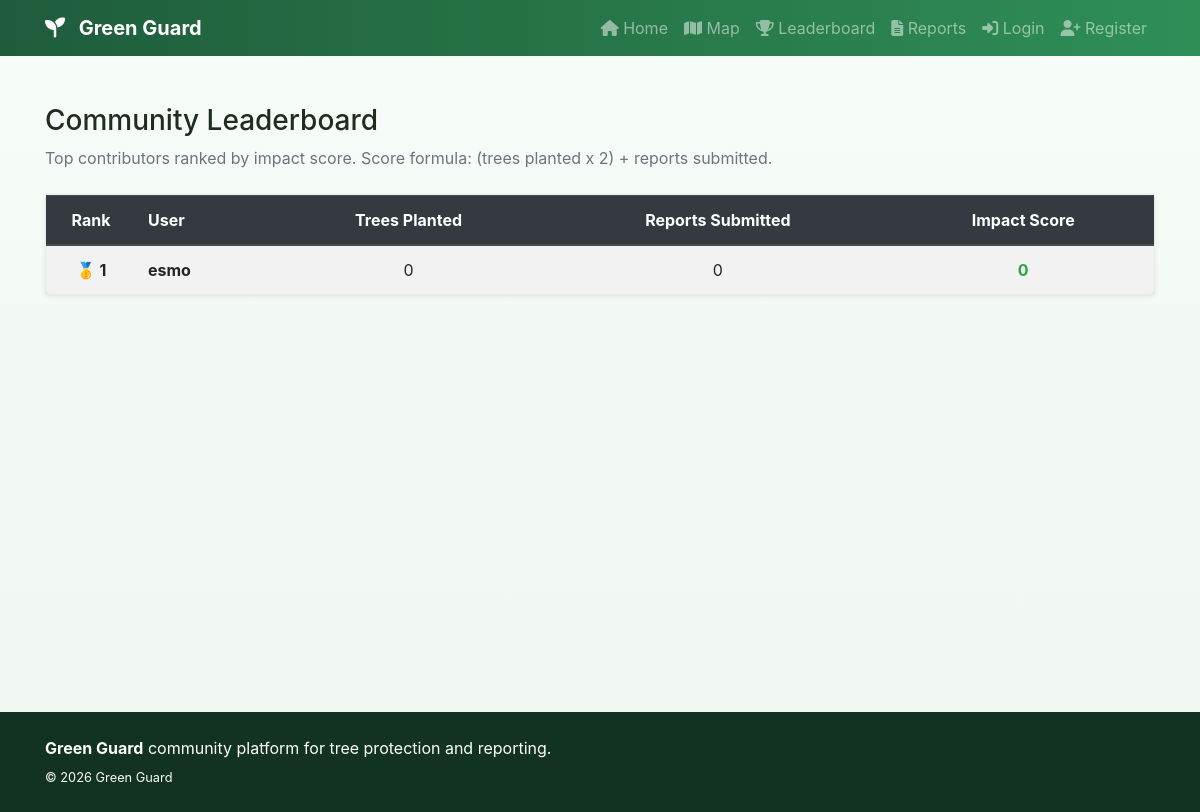
The app's page /leaderboard with its own data.
### models.py (models this page shows)
class User(UserMixin, db.Model):
    id = db.Column(db.Integer, primary_key=True)
    username = db.Column(db.String(80), unique=True, nullable=False)
    email = db.Column(db.String(120), unique=True, nullable=False)
    password_hash = db.Column(db.String(255), nullable=False)
    is_admin = db.Column(db.Boolean, default=False, nullable=False)
    created_at = db.Column(
        db.DateTime, default=datetime.utcnow, nullable=False)
    tree_records = db.relationship(
        "TreeRecord", backref="user", lazy=True, cascade="all, delete-orphan"
    )
    cutting_reports = db.relationship(
        "CuttingReport", backref="user", lazy=True, cascade="all, delete-orphan"
    )

### routes/main.py (the view)
@main_bp.route("/leaderboard")
def leaderboard():
    tree_totals = dict(
        db.session.query(TreeRecord.user_id, db.func.sum(TreeRecord.quantity))
        .group_by(TreeRecord.user_id)
        .all()
    )
    report_counts = dict(
        db.session.query(CuttingReport.user_id,
                         db.func.count(CuttingReport.id))
        .group_by(CuttingReport.user_id)
        .all()
    )
    rows = []
    for user in User.query.filter_by(is_admin=False).all():
        trees_planted = int(tree_totals.get(user.id, 0) or 0)
        reports_submitted = int(report_counts.get(user.id, 0) or 0)
        score = trees_planted * 2 + reports_submitted
        rows.append(
            {
                "user": user,
                "trees_planted": trees_planted,
                "reports_submitted": reports_submitted,
                "score": score,
            }
        )
    rows.sort(
        key=lambda item: (
            item["score"],
            item["trees_planted"],
            item["reports_submitted"],
            item["user"].username.lower(),
        ),
        reverse=True,
    )
    for index, item in enumerate(rows, start=1):
        item["rank"] = index
    return render_template("leaderboard.html", leaderboard=rows)

### templates/leaderboard.html (shortened to what this page needs)
{% extends 'base.html' %}
{% block content %}
  <div class="container my-5">
    <div class="row mb-4">
      <div class="col-12">
        <h1 class="h3 mb-2">Community Leaderboard</h1>
        <p class="text-muted mb-0">Top contributors ranked by impact score. Score formula: (trees planted x 2) + reports submitted.</p>
      </div>
    </div>
    {% if leaderboard %}
      <div class="card shadow-sm">
        <div class="card-body p-0">
          <div class="table-responsive">
            <table class="table table-striped table-hover mb-0">
              <thead class="thead-dark">
                <tr>
                  <th scope="col" class="text-center" style="width: 90px;">Rank</th>
                  <th scope="col">User</th>
                  <th scope="col" class="text-center">Trees Planted</th>
                  <th scope="col" class="text-center">Reports Submitted</th>
                  <th scope="col" class="text-center">Impact Score</th>
                </tr>
              </thead>
              <tbody>
                {% for entry in leaderboard %}
                  <tr {% if current_user.is_authenticated and current_user.id == entry.user.id %}class="table-success"{% endif %}>
                    <td class="text-center font-weight-bold">
                      {% if entry.rank == 1 %}
                        <span title="1st place">🥇 1</span>
                      {% elif entry.rank == 2 %}
                        <span title="2nd place">🥈 2</span>
                      {% elif entry.rank == 3 %}
                        <span title="3rd place">🥉 3</span>
                      {% else %}
                        {{ entry.rank }}
                      {% endif %}
                    </td>
                    <td>
                      <strong>{{ entry.user.username }}</strong>
                    </td>
                    <td class="text-center">{{ entry.trees_planted }}</td>
                    <td class="text-center">{{ entry.reports_submitted }}</td>
                    <td class="text-center font-weight-bold text-success">{{ entry.score }}</td>
                  </tr>
                {% endfor %}
              </tbody>
            </table>
          </div>
        </div>
      </div>
    {% else %}
      <div class="alert alert-info mb-0">No users found yet. The leaderboard will appear once users start participating.</div>
    {% endif %}
  </div>
{% endblock %}

### static/css/style.css (style rules this page uses)
:root { --gg-green-dark: #1f5c3b; --gg-green-mid: #2f8f57; --gg-green-soft: #e8f5ea; --gg-earth: #8d6e63; }
body { background: linear-gradient(180deg, #f7fcf8 0%, #eef7f0 100%); color: #1f2d1f; }
.card { border: 1px solid #e4eee5; }

### records on screen
User: user.username "esmo", trees_planted "0", reports_submitted "0", score "0"
